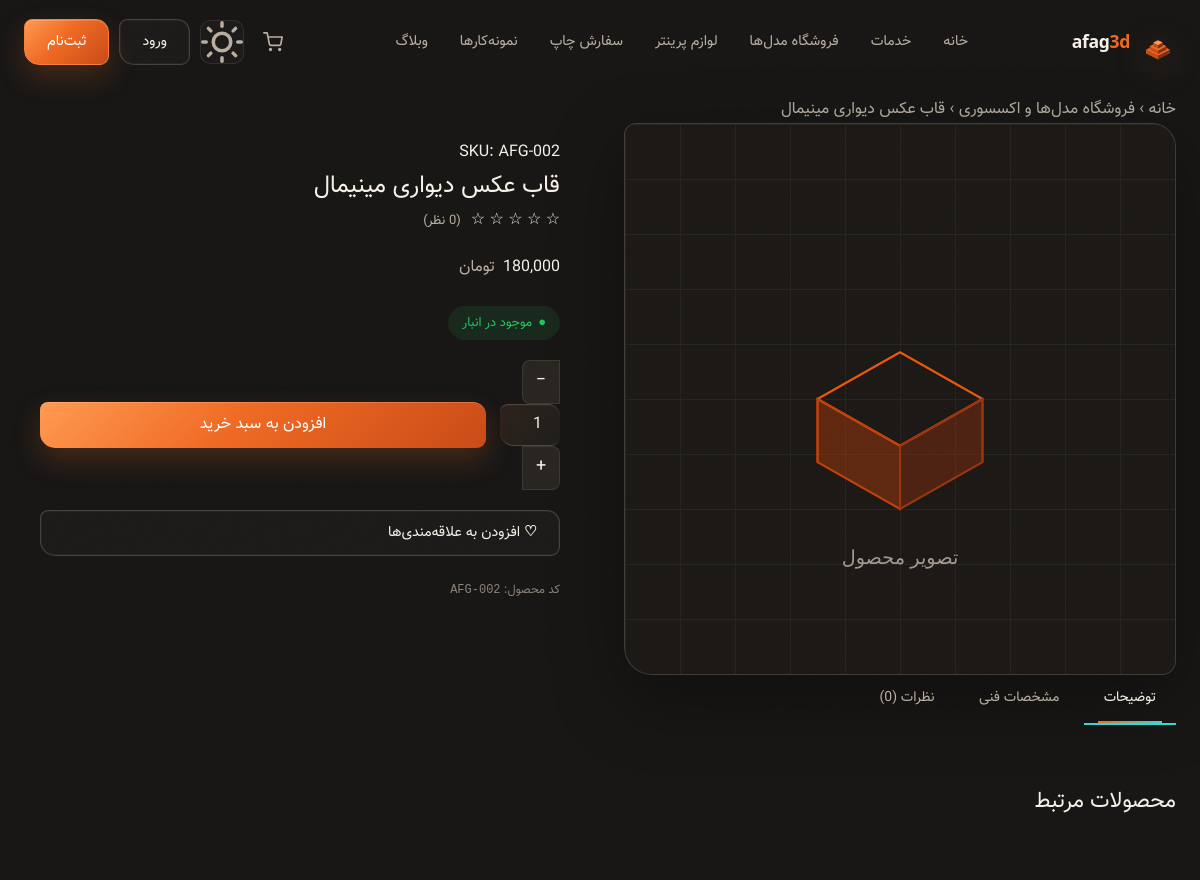
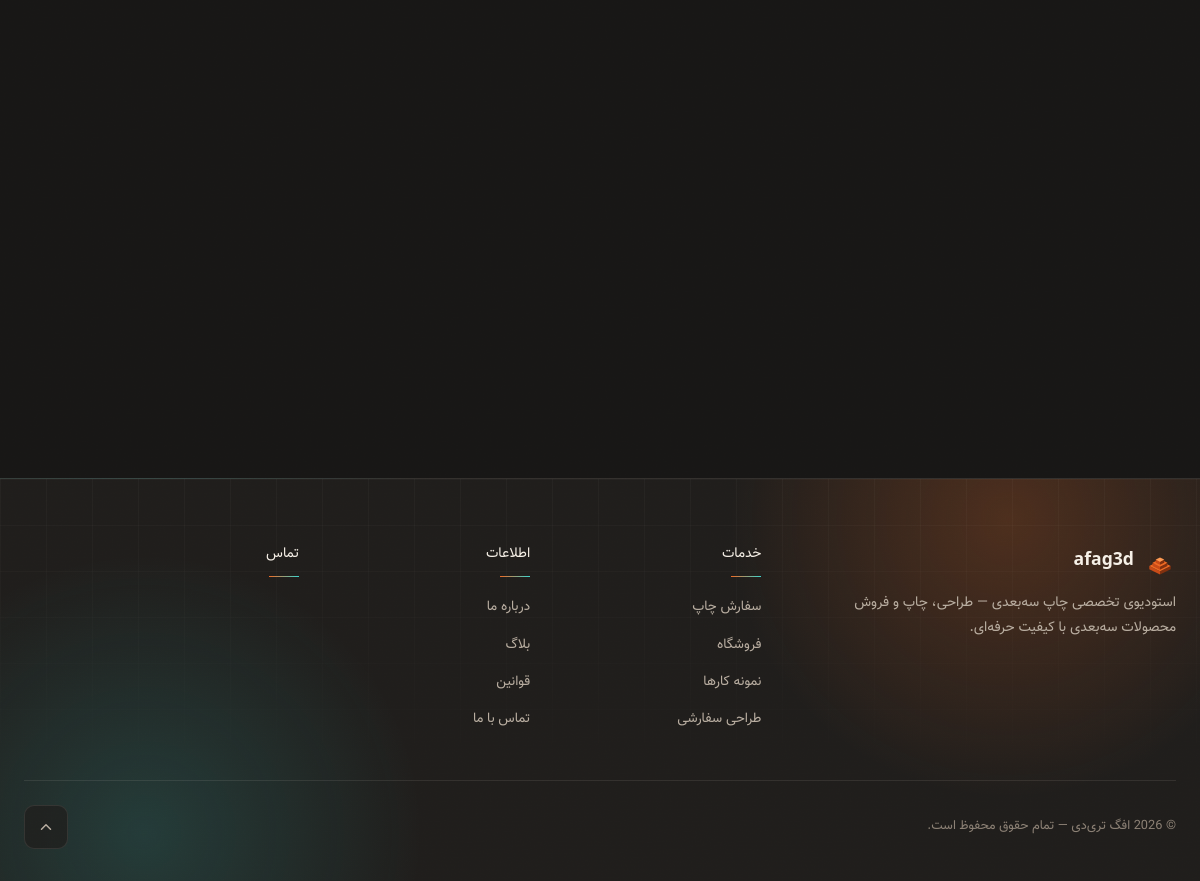
Page /product/minimal-wall-frame on the committed database (2 pictures, top to bottom).
### tables this page shows
CREATE TABLE IF NOT EXISTS `shops` (
  `id`          INT UNSIGNED AUTO_INCREMENT PRIMARY KEY,
  `owner_id`    INT UNSIGNED NOT NULL,
  `name`        VARCHAR(160) NOT NULL,
  `slug`        VARCHAR(180) NOT NULL UNIQUE,
  `description` TEXT,
  `logo`        VARCHAR(255),
  `banner`      VARCHAR(255),
  `status`      ENUM('active','inactive','pending') NOT NULL DEFAULT 'pending',
  `created_at`  TIMESTAMP DEFAULT CURRENT_TIMESTAMP,
  `updated_at`  TIMESTAMP DEFAULT CURRENT_TIMESTAMP ON UPDATE CURRENT_TIMESTAMP,
  FOREIGN KEY (`owner_id`) REFERENCES `users`(`id`) ON DELETE CASCADE
);

CREATE TABLE IF NOT EXISTS `products` (
  `id`           INT UNSIGNED AUTO_INCREMENT PRIMARY KEY,
  `shop_id`      INT UNSIGNED NOT NULL,
  `name`         VARCHAR(220) NOT NULL,
  `slug`         VARCHAR(240) NOT NULL UNIQUE,
  `sku`          VARCHAR(60)  UNIQUE,
  `product_code` VARCHAR(32)  UNIQUE COMMENT 'AFAG-XXXX automation code',
  `description`  TEXT,
  `short_desc`   VARCHAR(400),
  `price`        DECIMAL(12,0) NULL COMMENT 'NULL = not priced yet',
  `compare_price` DECIMAL(12,0),
  `sale_price`   DECIMAL(12,0),
  `image`        VARCHAR(255),
  `stock`        INT NOT NULL DEFAULT 0,
  `weight`       DECIMAL(8,2) COMMENT 'grams (legacy display field)',
  `weight_grams` INT          COMMENT 'pricing input — weight in grams',
  `print_hours`  DECIMAL(5,2) COMMENT 'pricing input — print time in hours',
  `status`       ENUM('active','draft','out_of_stock') NOT NULL DEFAULT 'draft',
  `lifecycle_status` ENUM('pending','coming_soon','available') NOT NULL DEFAULT 'available' COMMENT 'automation pipeline',
  `archive_folder` VARCHAR(255) COMMENT 'STL archive folder on owner PC (reference only)',
  `auto_created` TINYINT(1) NOT NULL DEFAULT 0 COMMENT 'created via automation API',
  `price_is_manual` TINYINT(1) NOT NULL DEFAULT 0 COMMENT '1 = manual price, skip recalculation',
  `is_featured`  TINYINT(1) NOT NULL DEFAULT 0,
  `views`        INT UNSIGNED NOT NULL DEFAULT 0,
  `meta_title`   VARCHAR(255),
  `meta_desc`    VARCHAR(400),
  `created_at`   TIMESTAMP DEFAULT CURRENT_TIMESTAMP,
  `updated_at`   TIMESTAMP DEFAULT CURRENT_TIMESTAMP ON UPDATE CURRENT_TIMESTAMP,
  FOREIGN KEY (`shop_id`) REFERENCES `shops`(`id`) ON DELETE CASCADE
);

### app/Controllers/BaseController.php (called while the page is built, shortened)
<?php
abstract class BaseController
{
    public function __construct(PDO $db)
    {
        $this->db = $db;
    }
    protected function render(string $view, array $viewData = [], string $layout = 'main'): void
    {
        $__viewsDir   = dirname(__DIR__) . '/Views/';
        $__viewFile   = $__viewsDir . str_replace('.', '/', $view) . '.php';
        extract($viewData, EXTR_OVERWRITE);
        include $__viewFile;
    }
}

### app/Controllers/ShopController.php (called while the page is built, shortened)
<?php
class ShopController extends BaseController
{
    private function getShopBySlug(string $slug): ?array
    {
        $stmt = $this->db->prepare("SELECT * FROM shops WHERE slug = :slug LIMIT 1");
        $stmt->execute(['slug' => $slug]);
        $row = $stmt->fetch();
        return $row ?: null;
    }
    public function productBySlug(string $slug = ''): void
    {
        $product = Product::getBySlug($this->db, $slug);
        $shop = $this->getShopBySlug($product['shop_slug'] ?? '');
        $images      = Product::getImages($this->db, $product['id']);
        $attrs       = Product::getAttributes($this->db, $product['id']);
        $related     = Product::getRelated($this->db, $product['id'], (int)$product['shop_id'], 4);
        $reviews     = Review::getByProduct($this->db, $product['id']);
        $avgRating   = Review::getAvg($this->db, $product['id']);
        $reviewCount = Review::countApproved($this->db, $product['id']);
        $this->render('shop.product', [
            'title'       => $product['name'],
            'shop'        => $shop ?? ['name' => $product['shop_name'] ?? '', 'slug' => $product['shop_slug'] ?? ''],
            'product'     => $product,
            'images'      => $images,
            'attrs'       => $attrs,
            'related'     => $related,
            'reviews'     => $reviews,
            'avgRating'   => $avgRating,
            'reviewCount' => $reviewCount,
        ]);
    }
}

### app/Models/Product.php (called while the page is built, shortened)
<?php
class Product
{
    static function getBySlug(PDO $db, string $slug): ?array
    {
        $stmt = $db->prepare(
            "SELECT p.*, s.name AS shop_name, s.slug AS shop_slug
             FROM products p
             LEFT JOIN shops s ON s.id = p.shop_id
             WHERE p.slug = :slug LIMIT 1"
        );
        $stmt->execute(['slug' => $slug]);
        $row = $stmt->fetch();
        return $row ?: null;
    }
}

### app/Helpers/Url.php (called while the page is built, shortened)
<?php
class Url
{
    public static function price(int|float $amount, bool $withUnit = true): string
    {
        $formatted = number_format((int) $amount);
        $formatted = self::toPersianDigits($formatted);
        return $withUnit ? $formatted . ' ' . CURRENCY : $formatted;
    }
    public static function toPersianDigits(string $text): string
    {
        return $text;
    }
}

### app/Views/shop/product.php (the view, shortened to what this page needs)
<section class="section">
  <div class="container">
    <nav class="breadcrumb" aria-label="مسیر">
      <a href="<?= BASE_URL ?>/">خانه</a>
      <span>›</span>
      <a href="<?= BASE_URL ?>/shop/<?= htmlspecialchars($shop['slug'], ENT_QUOTES) ?>"><?= htmlspecialchars($shop['name'], ENT_QUOTES) ?></a>
      <span>›</span>
      <span><?= htmlspecialchars($product['name'], ENT_QUOTES) ?></span>
    </nav>
    <div class="product-single">
      <div>
        <div class="gallery-main" id="galleryMain">
          <?php
          $mainImg = '';
          ?>
          <img id="mainImg"
               src="<?= $mainImg ? BASE_URL . '/uploads/' . htmlspecialchars($mainImg, ENT_QUOTES) : BASE_URL . '/assets/img/placeholder.svg' ?>"
               alt="<?= htmlspecialchars($product['name'], ENT_QUOTES) ?>">
        </div>
      </div>
      <div class="product-info">
        <p class="product-sku">SKU: <?= htmlspecialchars($product['sku'] ?? '—', ENT_QUOTES) ?></p>
        <h1 class="product-info-title"><?= htmlspecialchars($product['name'], ENT_QUOTES) ?></h1>
        <div style="display:flex;align-items:center;gap:10px;margin-bottom:20px;">
          <span class="stars" aria-label="امتیاز <?= $avgRating ?> از 5">
            <?php for ($i = 1; $i <= 5; $i++): ?>
              <?= $i <= round($avgRating) ? '★' : '☆' ?>
            <?php endfor; ?>
          </span>
          <span style="font-size:13px;color:var(--gray);">(<?= Url::toPersianDigits((string)$reviewCount) ?> نظر)</span>
        </div>
        <?php $comingSoon = (($product['lifecycle_status'] ?? '') === 'coming_soon')
                            || ($product['price'] === null || $product['price'] === ''); ?>
        <div style="margin-bottom:24px;">
          <?php if ($comingSoon): ?>
            <div style="display:flex;align-items:baseline;gap:8px;">
              <span class="price-soon" style="font-size:22px;">به‌زودی — تماس بگیرید</span>
            </div>
          <?php else: ?>
            <div style="display:flex;align-items:baseline;gap:8px;">
              <span class="product-price-big"><?= Url::price((int)$product['price'], false) ?></span>
              <span style="font-size:16px;color:var(--gray);">تومان</span>
            </div>
          <?php endif; ?>
        </div>
        <?php if (!$comingSoon): ?>
          <?php if ($product['stock'] > 0): ?>
          <div style="display:inline-flex;align-items:center;gap:6px;background:rgba(34,197,94,.1);color:#22c55e;padding:6px 14px;border-radius:20px;font-size:13px;margin-bottom:20px;">
            <span>●</span> موجود در انبار
          </div>
          <?php else: ?>
          <div style="display:inline-flex;align-items:center;gap:6px;background:rgba(239,68,68,.1);color:#ef4444;padding:6px 14px;border-radius:20px;font-size:13px;margin-bottom:20px;">
            <span>●</span> ناموجود
          </div>
          <?php endif; ?>
        <?php endif; ?>
        <?php if (!$comingSoon && $product['stock'] > 0): ?>
        <div style="display:flex;gap:14px;align-items:center;margin-bottom:20px;flex-wrap:wrap;">
          <div class="qty-wrap">
            <button type="button" class="qty-btn" data-dir="down">−</button>
            <input type="number" class="qty-input" value="1" min="1" max="<?= (int)$product['stock'] ?>">
            <button type="button" class="qty-btn" data-dir="up">+</button>
          </div>
          <button class="btn-add-to-cart-big btn-add-cart" data-id="<?= $product['id'] ?>" style="flex:1;">
            افزودن به سبد خرید
          </button>
        </div>
        <?php endif; ?>
        <button class="btn btn-ghost" style="width:100%;margin-bottom:8px;" disabled>
          ♡ افزودن به علاقه‌مندی‌ها
        </button>
        <div style="font-size:12px;color:var(--concrete);margin-top:16px;">
          کد محصول: <span style="font-family:var(--mono);"><?= htmlspecialchars($product['sku'] ?? '—', ENT_QUOTES) ?></span>
        </div>
      </div>
    </div>
    <div class="tabs" role="tablist">
      <button class="tab-btn active" data-tab="tab-desc" role="tab" aria-selected="true">توضیحات</button>
      <button class="tab-btn" data-tab="tab-specs" role="tab" aria-selected="false">مشخصات فنی</button>
      <button class="tab-btn" data-tab="tab-reviews" role="tab" aria-selected="false">
        نظرات (<?= Url::toPersianDigits((string)$reviewCount) ?>)
      </button>
    </div>
    <?php if ($related): ?>
    <div style="margin-top:60px;">
      <h2 style="font-size:22px;font-weight:700;margin-bottom:28px;">محصولات مرتبط</h2>
      <div class="product-grid" style="grid-template-columns:repeat(4,1fr);">
      </div>
    </div>
    <?php endif; ?>
  </div>
</section>

### public/assets/css/atelier.css (style rules this page uses)
:root, [data-theme="dark"] { --bg: #181716; --bg2: #201e1c; --bg3: #292622; --bone: #f6f0e7; --gray: #b9aea1; --concrete: #8c8175; --orange: #ef6a24; --orange-lt: #ff9a52; --terra: #c94b18; --cream: #ffe2c7; --edge: #82300f; --cyan: #3bd6d0; --cyan-lt: #83eee9; --cyan-dk: #168f8c; --line: rgba(246, 240, 231, .09); --hairline: rgba(246, 240, 231, .18); --nav-bg: rgba(24, 23, 22, .82); --glow: rgba(239, 106, 36, .22); --cyan-glow: rgba(59, 214, 208, .16); --surface: var(--bg2); --surface-1: var(--bg2); --surface-2: var(--bg3); --fg: var(--bone); --fg-muted: var(--gray); --border: var(--line); --accent: var(--orange); --accent2: var(--cyan); --danger: #f87171; --clr-ok: #4ade80; --radius: 10px; --radius-lg: 18px; --radius-xl: 28px; --shadow: 0 24px 70px rgba(0, 0, 0, .34); --ease-out: cubic-bezier(.25, 1, .5, 1); --ease-snap: cubic-bezier(.76, 0, .24, 1); --transition: 260ms var(--ease-out); }
html { background: var(--bg); scrollbar-color: var(--orange) var(--bg2); }
body { position: relative; font-family: var(--fa); font-kerning: normal; font-optical-sizing: auto; text-rendering: optimizeLegibility; -webkit-font-smoothing: antialiased; transition: background-color 420ms var(--ease-out), color 420ms var(--ease-out), opacity 180ms ease, transform 240ms var(--ease-snap); }
body::before { content: ''; position: fixed; inset: 0; z-index: 9998; pointer-events: none; opacity: .11; mix-blend-mode: soft-light; }
a, button, input, select, textarea { -webkit-tap-highlight-color: transparent; }
button, .btn, .nav-link, .dropdown-item, .category-tab, .page-btn, .tab-btn, .share-btn, .social-link { min-height: 44px; }
.btn, .btn-add-to-cart-big, .btn-submit-order { position: relative; isolation: isolate; overflow: hidden; border-radius: 8px 13px 9px 15px; min-height: 46px; box-shadow: inset 0 0 0 1px rgba(255, 255, 255, .04); transition: transform 260ms var(--ease-out), color 260ms ease, background-color 260ms ease, border-color 260ms ease, box-shadow 360ms var(--ease-out); }
.btn::before, .btn-add-to-cart-big::before, .btn-submit-order::before { content: ''; position: absolute; inset: 0; z-index: -1; background: linear-gradient(105deg, transparent 20%, rgba(255, 255, 255, .18) 48%, transparent 76%); transform: translateX(115%); transition: transform 640ms var(--ease-out); }
.btn-primary, .btn-add-to-cart-big, .btn-submit-order { background: linear-gradient(135deg, var(--orange-lt), var(--orange) 44%, var(--terra)); color: #fff; border-color: color-mix(in srgb, var(--orange-lt) 48%, var(--orange)); box-shadow: 0 12px 28px var(--glow), inset 0 1px rgba(255, 255, 255, .18); }
.btn-ghost, .btn-outline { background: color-mix(in srgb, var(--bg2) 76%, transparent); border-color: var(--hairline); backdrop-filter: blur(14px); }
.form-input, .form-control, .blog-search-input, .coupon-input, .qty-input { border-radius: 8px 12px 9px 14px; border-color: var(--hairline); background: linear-gradient(120deg, color-mix(in srgb, var(--bg2) 94%, var(--orange) 6%), var(--bg2)); box-shadow: inset 0 1px rgba(255, 255, 255, .025); transition: border-color var(--transition), box-shadow var(--transition), background-color var(--transition); }
.section, .page-section, .portfolio-page, .blog-page, .print-order-page { position: relative; }
.product-img-wrap, .product-card-img, .portfolio-img-wrap, .portfolio-card__img, .blog-img-wrap, .blog-card__img-link, .gallery-main { background: linear-gradient(135deg, rgba(239, 106, 36, .05), rgba(59, 214, 208, .035)), var(--bg3); }
.breadcrumb { color: var(--gray); }
.gallery-main { overflow: hidden; border-radius: 12px 24px 14px 28px; border-color: var(--line); box-shadow: inset 0 1px rgba(255, 255, 255, .04), var(--shadow); }
.tabs { border-bottom-color: var(--line); }
.tab-btn { position: relative; color: var(--gray); }
.tab-btn::after { content: ''; position: absolute; inset-inline: 14px; bottom: 0; height: 2px; background: linear-gradient(90deg, var(--orange), var(--cyan)); transform: scaleX(0); transition: transform 320ms var(--ease-out); }
.tab-btn.active, .tab-btn:hover { color: var(--bone); }
.tab-btn.active::after { transform: scaleX(1); }

### rows in the picture
shops: name "فروشگاه مدل‌ها و اکسسوری"
products: name "قاب عکس دیواری مینیمال", sku "AFG-002", price "180,000"

### other values in the picture
Url::toPersianDigits((string)$reviewCount) "0"
